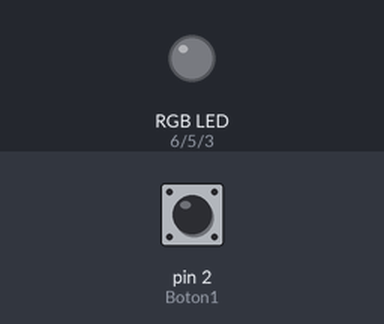
Recording of a sketch running on a simulated Arduino Uno, built with avr-gcc and run on an emulated ATmega328P. On the bench: an RGB LED mixed from three pins (HIGH = lit). Inputs (shaded band) come from the test bench; at power-on: pin 2 (Boton1) HIGH.

Above: at 1.2 s.
1.3 s: pin 2 (Boton1) pulled LOW for 1 s
At 2.8 s:
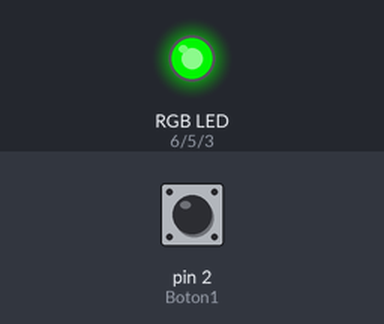
4.0 s: pin 2 (Boton1) pulled LOW for 0.15 s
At 5.4 s:
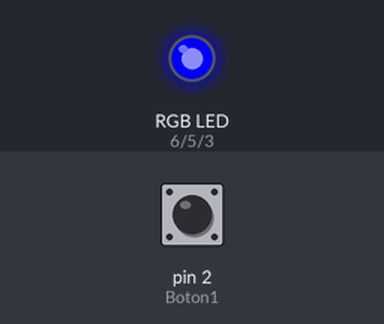
5.9 s: pin 2 (Boton1) pulled LOW for 3.2 s
At 10.2 s:
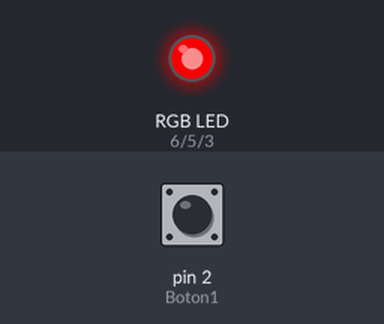
Timing chart, 0 to 11.7 s (numbered marks = the images above; inputs shaded):
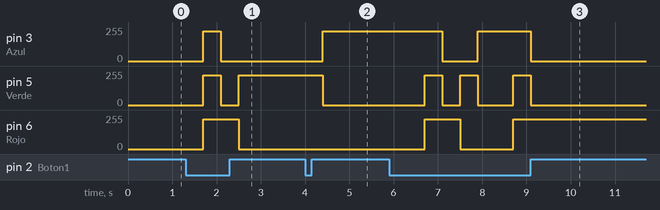

Measured:
- after the input at 1.3 s, pin 3 (Azul): 0/255 → 225/255 after 0.40 s, → 0/255 0.40 s later; pin 5 (Verde): 0/255 → 225/255 after 0.40 s, → 0/255 0.40 s later, → 225/255 0.40 s later; pin 6 (Rojo): 0/255 → 225/255 after 0.40 s, → 0/255 0.80 s later
- after the input at 4.0 s, pin 3 (Azul): 0/255 → 225/255 after 0.40 s; pin 5 (Verde): 225/255 → 0/255 after 0.40 s
- after the input at 5.9 s, pin 3 (Azul): 225/255 → 0/255 after 1.2 s, → 225/255 0.80 s later, → 0/255 1.2 s later; pin 5 (Verde): goes 225/255 0.40 s, 0/255 0.40 s, 225/255 0.40 s, 0/255 0.80 s, 225/255 0.40 s, then 0/255, starting after 0.80 s; pin 6 (Rojo): 0/255 → 225/255 after 0.80 s, → 0/255 0.80 s later, → 225/255 1.2 s later

The sketch:

Practica11_LED_RGB_ConBoton.ino
```cpp
// Definimos Pines
#define Azul 3
#define Verde 5
#define Rojo 6
#define Boton1 2

// Definimos el estado del boton para cambio de color
int estado = 0;

void setup()
{
  // Establecemos entradas
  pinMode(Rojo, OUTPUT);
  pinMode(Verde, OUTPUT);
  pinMode(Azul, OUTPUT);

  pinMode(Boton1, INPUT_PULLUP); //Establecemos el boton como salida con resistencia interna
}

void loop()
{
    if (digitalRead(Boton1) == LOW)
    {
      estado = estado + 1;
      delay(400);
    }

    // Apagado
    if (estado == 0)
    {
      analogWrite(Azul, 0);
      analogWrite(Verde, 0);
      analogWrite(Rojo, 0);
    }

    // Blanco
    if (estado == 1)
    {
      analogWrite(Azul, 225);
      analogWrite(Verde, 225);
      analogWrite(Rojo, 225);
    }

    // Rojo
    if (estado == 2)
    {
      analogWrite(Azul, 0);
      analogWrite(Verde, 0);
      analogWrite(Rojo, 225);
    }

    // Verde
    if (estado == 3)
    {
      analogWrite(Azul, 0);
      analogWrite(Verde, 225);
      analogWrite(Rojo, 0);
    }

    // Azul
    if (estado == 4)
    {
      analogWrite(Azul, 225);
      analogWrite(Verde, 0);
      analogWrite(Rojo, 0);
    }

    // Reseteamos el estado a la quinta pulsacion
    if (estado == 5)
    {
      estado = 0;
    }
}
```
